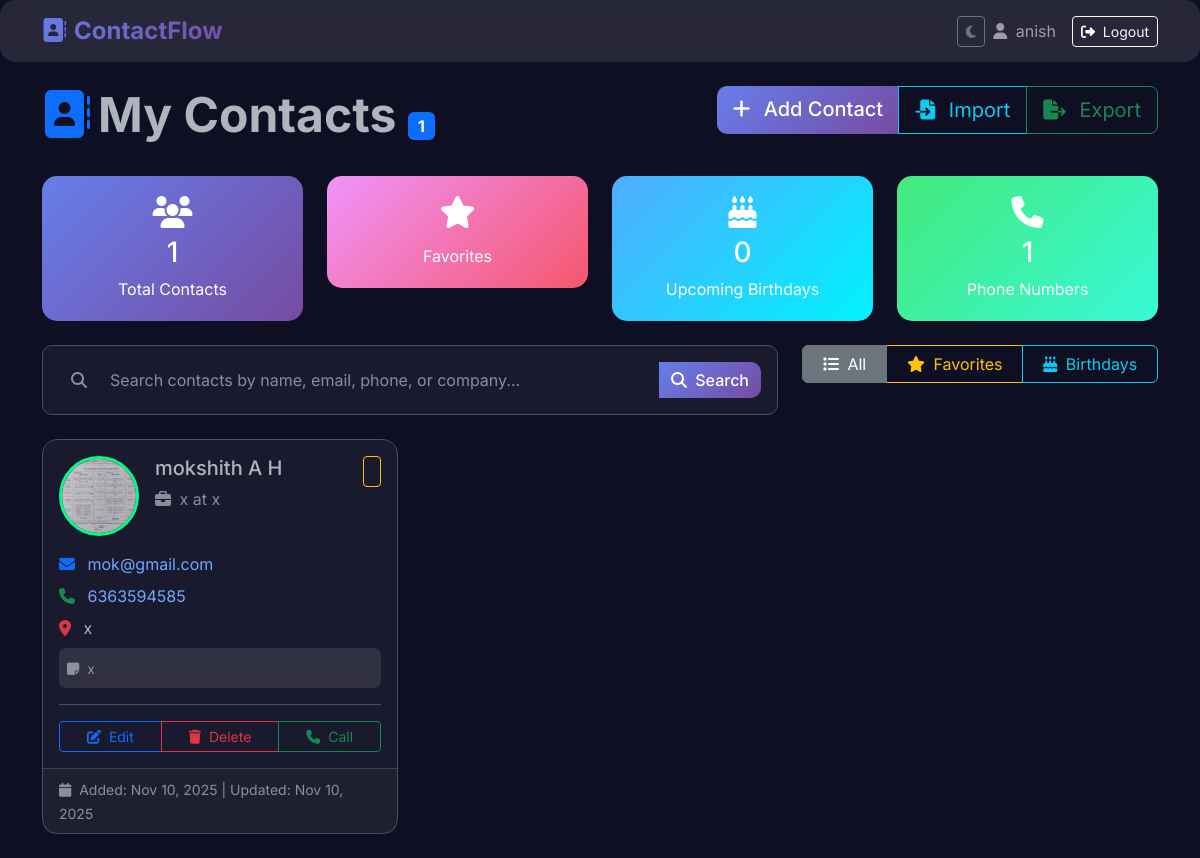
The app's page / (signed in) with its own data.
### contacts/models.py (models this page shows, shortened)
class Contact(models.Model):
    user = models.ForeignKey(User, on_delete=models.CASCADE)
    first_name = models.CharField(max_length=50)
    last_name = models.CharField(max_length=50)
    email = models.EmailField(blank=True, null=True)
    phone_number = models.CharField(max_length=20)
    address = models.TextField(blank=True, null=True)
    company = models.CharField(max_length=100, blank=True, null=True)
    job_title = models.CharField(max_length=100, blank=True, null=True)
    notes = models.TextField(blank=True, null=True)
    profile_picture = models.ImageField(upload_to=contact_photo_path, blank=True, null=True)
    is_favorite = models.BooleanField(default=False)
    birthday = models.DateField(blank=True, null=True)
    created_at = models.DateTimeField(auto_now_add=True)
    updated_at = models.DateTimeField(auto_now=True)
    @property
    def days_until_birthday(self):
        if not self.birthday:
            return None
        today = date.today()
        next_birthday = self.birthday.replace(year=today.year)
        if next_birthday < today:
            next_birthday = next_birthday.replace(year=today.year + 1)
        return (next_birthday - today).days
    class Meta:
        ordering = ['first_name', 'last_name']

### contacts/views.py (the view, shortened to what this page needs)
# urls.py: path('', views.contact_list, name='contact_list'),
@login_required
def contact_list(request):
    query = request.GET.get('q')
    filter_type = request.GET.get('filter', 'all')
    contacts = Contact.objects.filter(user=request.user)
    if filter_type == 'favorites':
        contacts = contacts.filter(is_favorite=True)
    elif filter_type == 'recent':
        contacts = contacts.order_by('-created_at')[:10]
    elif filter_type == 'birthdays':
        contacts = [contact for contact in contacts if contact.days_until_birthday is not None and contact.days_until_birthday <= 30]
    upcoming_birthdays = []
    for contact in Contact.objects.filter(user=request.user):
        if contact.days_until_birthday is not None and contact.days_until_birthday <= 30:
            upcoming_birthdays.append(contact)
    return render(request, 'contacts/contact_list.html', {
        'contacts': contacts,
        'query': query,
        'filter_type': filter_type,
        'upcoming_birthdays': upcoming_birthdays[:5]
    })

### templates/contacts/contact_list.html (shortened to what this page needs)
{% extends 'base.html' %}
{% block content %}
<div class="row mb-4">
    <div class="col-md-6">
        <h1 class="display-5 fw-bold">
            <i class="fas fa-address-book text-primary me-2"></i>My Contacts
            <span class="badge bg-primary fs-6">{{ contacts.count }}</span>
        </h1>
    </div>
    <div class="col-md-6 text-end">
        <div class="btn-group">
            <a href="{% url 'add_contact' %}" class="btn btn-primary btn-lg">
                <i class="fas fa-plus me-2"></i> Add Contact
            </a>
            <a href="{% url 'import_contacts' %}" class="btn btn-outline-info btn-lg">
                <i class="fas fa-file-import me-2"></i> Import
            </a>
            <a href="{% url 'export_contacts' %}" class="btn btn-outline-success btn-lg">
                <i class="fas fa-file-export me-2"></i> Export
            </a>
        </div>
    </div>
</div>
<div class="row mb-4">
    <div class="col-md-3">
        <div class="stats-card text-center">
            <i class="fas fa-users fa-2x mb-2"></i>
            <h3>{{ contacts.count }}</h3>
            <p class="mb-0">Total Contacts</p>
        </div>
    </div>
    <div class="col-md-3">
        <div class="stats-card text-center" style="background: linear-gradient(135deg, #f093fb 0%, #f5576c 100%);">
            <i class="fas fa-star fa-2x mb-2"></i>
            <p class="mb-0">Favorites</p>
        </div>
    </div>
    <div class="col-md-3">
        <div class="stats-card text-center" style="background: linear-gradient(135deg, #4facfe 0%, #00f2fe 100%);">
            <i class="fas fa-birthday-cake fa-2x mb-2"></i>
            <h3>{{ upcoming_birthdays|length }}</h3>
            <p class="mb-0">Upcoming Birthdays</p>
        </div>
    </div>
    <div class="col-md-3">
        <div class="stats-card text-center" style="background: linear-gradient(135deg, #43e97b 0%, #38f9d7 100%);">
            <i class="fas fa-phone fa-2x mb-2"></i>
            <h3>{{ contacts.count }}</h3>
            <p class="mb-0">Phone Numbers</p>
        </div>
    </div>
</div>
<div class="row mb-4">
    <div class="col-md-8">
        <form method="get" class="search-box p-3">
            <div class="input-group">
                <span class="input-group-text bg-transparent border-0">
                    <i class="fas fa-search text-muted"></i>
                </span>
                <input type="text" name="q" class="form-control border-0" placeholder="Search contacts by name, email, phone, or company..."
                       value="{{ query|default:'' }}">
                <button class="btn btn-primary" type="submit">
                    <i class="fas fa-search me-1"></i> Search
                </button>
            </div>
        </form>
    </div>
    <div class="col-md-4">
        <div class="btn-group w-100">
            <a href="?filter=all" class="btn btn-outline-secondary {% if filter_type == 'all' %}active{% endif %}">
                <i class="fas fa-list me-1"></i> All
            </a>
            <a href="?filter=favorites" class="btn btn-outline-warning {% if filter_type == 'favorites' %}active{% endif %}">
                <i class="fas fa-star me-1"></i> Favorites
            </a>
            <a href="?filter=birthdays" class="btn btn-outline-info {% if filter_type == 'birthdays' %}active{% endif %}">
                <i class="fas fa-birthday-cake me-1"></i> Birthdays
            </a>
        </div>
    </div>
</div>
{% if contacts %}
<div class="row">
    {% for contact in contacts %}
    <div class="col-xl-4 col-lg-6 col-md-6 mb-4">
        <div class="card contact-card h-100">
            <div class="card-body">
                <div class="d-flex align-items-start mb-3">
                    {% if contact.profile_picture %}
                    <img src="{{ contact.profile_picture.url }}" class="profile-pic me-3" alt="{{ contact.first_name }}">
                    {% else %}
                    <div class="profile-pic me-3 d-flex align-items-center justify-content-center bg-primary">
                        <i class="fas fa-user fa-2x text-white"></i>
                    </div>
                    {% endif %}
                    <div class="flex-grow-1">
                        <div class="d-flex justify-content-between align-items-start">
                            <h5 class="card-title mb-1">
                                {{ contact.first_name }} {{ contact.last_name }}
                            </h5>
                            <a href="{% url 'toggle_favorite' contact.pk %}" class="btn btn-sm btn-outline-warning">
                            </a>
                        </div>
                        {% if contact.job_title and contact.company %}
                        <p class="text-muted mb-1">
                            <i class="fas fa-briefcase me-1"></i>
                            {{ contact.job_title }} at {{ contact.company }}
                        </p>
                        {% endif %}
                    </div>
                </div>
                <div class="contact-info">
                    {% if contact.email %}
                    <p class="mb-2">
                        <i class="fas fa-envelope text-primary me-2"></i>
                        <a href="mailto:{{ contact.email }}" class="text-decoration-none">{{ contact.email }}</a>
                    </p>
                    {% endif %}
                    {% if contact.phone_number %}
                    <p class="mb-2">
                        <i class="fas fa-phone text-success me-2"></i>
                        <a href="tel:{{ contact.phone_number }}" class="text-decoration-none">{{ contact.phone_number }}</a>
                    </p>
                    {% endif %}
                    {% if contact.address %}
                    <p class="mb-2">
                        <i class="fas fa-map-marker-alt text-danger me-2"></i>
                        <span>{{ contact.address|linebreaksbr }}</span>
                    </p>
                    {% endif %}
                    {% if contact.notes %}
                    <div class="mt-2 p-2 glass-effect rounded">
                        <small class="text-muted">
                            <i class="fas fa-sticky-note me-1"></i>
                            {{ contact.notes|truncatewords:20 }}
                        </small>
                    </div>
                    {% endif %}
                </div>
                <div class="contact-actions mt-3 pt-3 border-top">
                    <div class="btn-group w-100">
                        <a href="{% url 'edit_contact' contact.pk %}" class="btn btn-outline-primary btn-sm">
                            <i class="fas fa-edit me-1"></i> Edit
                        </a>
                        <a href="{% url 'delete_contact' contact.pk %}" class="btn btn-outline-danger btn-sm">
                            <i class="fas fa-trash me-1"></i> Delete
                        </a>
                        {% if contact.phone_number %}
                        <a href="tel:{{ contact.phone_number }}" class="btn btn-outline-success btn-sm">
                            <i class="fas fa-phone me-1"></i> Call
                        </a>
                        {% endif %}
                    </div>
                </div>
            </div>
            <div class="card-footer text-muted">
                <small>
                    <i class="fas fa-calendar me-1"></i>
                    Added: {{ contact.created_at|date:"M d, Y" }}
                    {% if contact.updated_at != contact.created_at %}
                    | Updated: {{ contact.updated_at|date:"M d, Y" }}
                    {% endif %}
                </small>
            </div>
        </div>
    </div>
    {% endfor %}
</div>
{% endif %}
{% endblock %}

### templates/base.html (shortened to what this page needs)
<!DOCTYPE html>
<html lang="en" data-bs-theme="dark">
<head>
    <link href="https://cdn.jsdelivr.net/npm/bootstrap@5.3.0/dist/css/bootstrap.min.css" rel="stylesheet">
    <link href="https://cdnjs.cloudflare.com/ajax/libs/font-awesome/6.4.0/css/all.min.css" rel="stylesheet">
</head>
<body>
    <nav class="navbar navbar-expand-lg navbar-dark glass-effect">
        <div class="container">
            <a class="navbar-brand" href="{% url 'contact_list' %}">
                <i class="fas fa-address-book me-2"></i>ContactFlow
            </a>
            {% if user.is_authenticated %}
            <div class="navbar-nav ms-auto align-items-center">
                <button class="btn btn-outline-secondary btn-sm me-2" onclick="toggleTheme()" title="Toggle Theme">
                    <i class="fas fa-moon" id="theme-icon"></i>
                </button>
                <span class="navbar-text me-3">
                    <i class="fas fa-user me-1"></i> {{ user.username }}
                </span>
                <a class="btn btn-outline-light btn-sm" href="{% url 'logout' %}">
                    <i class="fas fa-sign-out-alt me-1"></i> Logout
                </a>
            </div>
            {% endif %}
        </div>
    </nav>
    <div class="container mt-4">
        {% block content %}
        {% endblock %}
    </div>
</body>
</html>

### templates/base.html (style rules this page uses)
:root { --primary-gradient: linear-gradient(135deg, #667eea 0%, #764ba2 100%); --secondary-gradient: linear-gradient(135deg, #f093fb 0%, #f5576c 100%); --dark-bg: #0f0f23; --card-bg: #1a1a2e; --accent: #00ff88; }
body { font-family: 'Inter', sans-serif; background: var(--dark-bg); color: var(--bs-body-color); min-height: 100vh; transition: all 0.3s ease; }
.navbar-brand { font-weight: 700; background: var(--primary-gradient); -webkit-background-clip: text; -webkit-text-fill-color: transparent; font-size: 1.5rem; }
.contact-card { background: var(--card-bg); border: 1px solid var(--bs-border-color); border-radius: 15px; transition: all 0.3s ease; backdrop-filter: blur(10px); }
.btn-primary { background: var(--primary-gradient); border: none; border-radius: 10px; font-weight: 500; transition: all 0.3s ease; }
.search-box { background: var(--card-bg); border: 1px solid var(--bs-border-color); border-radius: 10px; }
.form-control { background: var(--card-bg); border: 1px solid var(--bs-border-color); color: var(--bs-body-color); border-radius: 10px; }
.profile-pic { width: 80px; height: 80px; border-radius: 50%; object-fit: cover; border: 3px solid var(--accent); }
.stats-card { background: var(--primary-gradient); border-radius: 15px; padding: 20px; color: white; }
.glass-effect { background: rgba(255, 255, 255, 0.1); backdrop-filter: blur(10px); border-radius: 15px; }

### records on screen
Contact: profile_picture (picture), first_name "mokshith", last_name "A H", job_title "x", company "x", email "mok@gmail.com", phone_number "6363594585", address "x", notes "x", created_at "Nov 10, 2025", updated_at "Nov 10, 2025"

### other values on screen
{{ user.username }} "anish"
{{ contacts.count }} "1"
{{ upcoming_birthdays|length }} "0"
